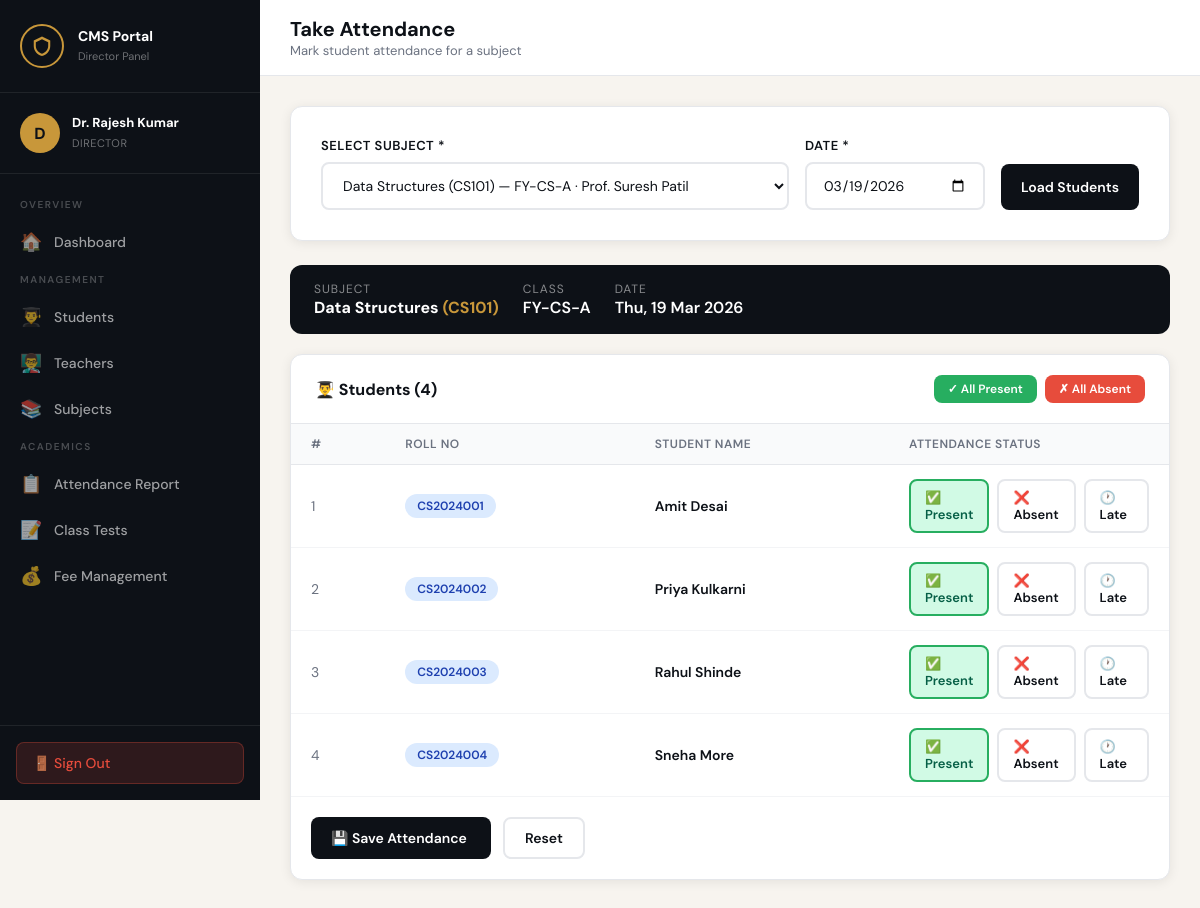
Screenshot of /attendance/take.php?subject_id=1 (signed in) with the database file from the repository.
### tables this page shows
CREATE TABLE subjects (
    id INT AUTO_INCREMENT PRIMARY KEY,
    name VARCHAR(100) NOT NULL,
    code VARCHAR(20) UNIQUE NOT NULL,
    department_id INT,
    class_id INT,
    teacher_id INT,
    credits INT DEFAULT 3,
    FOREIGN KEY (department_id) REFERENCES departments(id) ON DELETE SET NULL,
    FOREIGN KEY (class_id) REFERENCES classes(id) ON DELETE SET NULL,
    FOREIGN KEY (teacher_id) REFERENCES teachers(id) ON DELETE SET NULL
);

CREATE TABLE classes (
    id INT AUTO_INCREMENT PRIMARY KEY,
    name VARCHAR(50) NOT NULL,
    section VARCHAR(10),
    department_id INT,
    semester INT,
    academic_year VARCHAR(10),
    FOREIGN KEY (department_id) REFERENCES departments(id) ON DELETE SET NULL
);

CREATE TABLE students (
    id INT AUTO_INCREMENT PRIMARY KEY,
    user_id INT UNIQUE,
    roll_number VARCHAR(30) UNIQUE NOT NULL,
    class_id INT,
    department_id INT,
    admission_year YEAR,
    date_of_birth DATE,
    gender ENUM('male','female','other'),
    guardian_name VARCHAR(100),
    guardian_phone VARCHAR(15),
    total_fees DECIMAL(10,2) DEFAULT 0,
    fees_paid DECIMAL(10,2) DEFAULT 0,
    FOREIGN KEY (user_id) REFERENCES users(id) ON DELETE CASCADE,
    FOREIGN KEY (class_id) REFERENCES classes(id) ON DELETE SET NULL,
    FOREIGN KEY (department_id) REFERENCES departments(id) ON DELETE SET NULL
);

CREATE TABLE users (
    id INT AUTO_INCREMENT PRIMARY KEY,
    name VARCHAR(100) NOT NULL,
    email VARCHAR(100) UNIQUE NOT NULL,
    password VARCHAR(255) NOT NULL,
    role ENUM('director','coordinator','faculty','student') NOT NULL,
    profile_pic VARCHAR(255) DEFAULT 'default.png',
    phone VARCHAR(15),
    address TEXT,
    is_active TINYINT(1) DEFAULT 1,
    created_at TIMESTAMP DEFAULT CURRENT_TIMESTAMP
);

### attendance/take.php (the view, shortened to what this page needs)
<?php
require_once __DIR__ . '/../auth/session.php';
$teacherId = $_SESSION['linked_id'] ?? 0;
if (hasRole(['director','coordinator'])) {
    $subjects = $conn->query("SELECT s.*, c.name as class_name, u.name as teacher_name FROM subjects s LEFT JOIN classes c ON s.class_id=c.id LEFT JOIN teachers t ON s.teacher_id=t.id LEFT JOIN users u ON t.user_id=u.id ORDER BY s.name");
} else {
    $subjects = $conn->query("SELECT s.*, c.name as class_name FROM subjects s LEFT JOIN classes c ON s.class_id=c.id WHERE s.teacher_id=$teacherId ORDER BY s.name");
}
$selectedSubject = isset($_GET['subject_id']) ? (int)$_GET['subject_id'] : 0;
$selectedDate    = isset($_GET['date']) ? sanitize($conn, $_GET['date']) : date('Y-m-d');
$students        = [];
$subjectInfo     = null;
if ($selectedSubject) {
    $subjectInfo = $conn->query("SELECT s.*, c.name as class_name, c.id as class_id_val FROM subjects s LEFT JOIN classes c ON s.class_id=c.id WHERE s.id=$selectedSubject")->fetch_assoc();
    if ($subjectInfo) {
        $classId = $subjectInfo['class_id_val'];
        $students = $conn->query("
            SELECT s.id, s.roll_number, u.name,
                (SELECT status FROM attendance WHERE student_id=s.id AND subject_id=$selectedSubject AND date='$selectedDate') as today_status
            FROM students s
            JOIN users u ON s.user_id=u.id
            WHERE s.class_id=$classId
            ORDER BY s.roll_number
        ");
    }
}
include __DIR__ . '/../includes/header.php';
?>
<div class="main">
  <div class="topbar">
    <div class="topbar-title"><h2>Take Attendance</h2><p>Mark student attendance for a subject</p></div>
  </div>
  <div class="content">
    <div class="form-card" style="margin-bottom:24px">
      <form method="GET" style="display:flex;gap:16px;flex-wrap:wrap;align-items:flex-end">
        <div class="form-group" style="flex:1;min-width:200px">
          <label>Select Subject *</label>
          <select name="subject_id" required style="padding:12px 16px;border:2px solid #e5e7eb;border-radius:8px;width:100%;font-size:14px;outline:none">
            <?php $subjects->data_seek(0); while($s=$subjects->fetch_assoc()): ?>
            <option value="<?= $s['id'] ?>" <?= $selectedSubject==$s['id']?'selected':'' ?>>
              <?= htmlspecialchars($s['name']) ?> (<?= $s['code'] ?>) — <?= htmlspecialchars($s['class_name'] ?? 'No Class') ?>
            </option>
            <?php endwhile; ?>
          </select>
        </div>
        <div class="form-group" style="min-width:180px">
          <label>Date *</label>
          <input type="date" name="date" value="<?= $selectedDate ?>" max="<?= date('Y-m-d') ?>" required>
        </div>
        <button type="submit" class="btn btn-primary" style="height:46px">Load Students</button>
      </form>
    </div>
    <?php if ($selectedSubject && $subjectInfo): ?>
    <div style="background:var(--ink);color:#fff;border-radius:12px;padding:16px 24px;margin-bottom:20px;display:flex;gap:24px;align-items:center;flex-wrap:wrap">
      <div>
        <div style="font-size:12px;color:rgba(255,255,255,0.5);text-transform:uppercase;letter-spacing:1px">Subject</div>
        <div style="font-weight:700;font-size:16px"><?= htmlspecialchars($subjectInfo['name']) ?> <span style="color:var(--gold)">(<?= $subjectInfo['code'] ?>)</span></div>
      </div>
      <div>
        <div style="font-size:12px;color:rgba(255,255,255,0.5);text-transform:uppercase;letter-spacing:1px">Class</div>
        <div style="font-weight:600"><?= htmlspecialchars($subjectInfo['class_name'] ?? '—') ?></div>
      </div>
      <div>
        <div style="font-size:12px;color:rgba(255,255,255,0.5);text-transform:uppercase;letter-spacing:1px">Date</div>
        <div style="font-weight:600"><?= date('D, d M Y', strtotime($selectedDate)) ?></div>
      </div>
    </div>
    <?php if($students && $students->num_rows > 0): ?>
    <form method="POST">
      <div class="table-card">
        <div class="table-card-header">
          <h3>👨‍🎓 Students (<?= $students->num_rows ?>)</h3>
          <div style="display:flex;gap:8px">
            <button type="button" onclick="markAll('present')" class="btn btn-sm btn-green">✓ All Present</button>
            <button type="button" onclick="markAll('absent')" class="btn btn-sm btn-red">✗ All Absent</button>
          </div>
        </div>
        <div class="table-responsive">
          <table>
            <thead>
              <tr><th>#</th><th>Roll No</th><th>Student Name</th><th style="width:280px">Attendance Status</th></tr>
            </thead>
            <tbody>
            <?php $i=1; while($st=$students->fetch_assoc()):
              $todayStatus = $st['today_status'] ?? 'present';
            ?>
              <tr>
                <td style="color:#6b7280"><?= $i++ ?></td>
                <td><span class="badge badge-blue"><?= htmlspecialchars($st['roll_number']) ?></span></td>
                <td style="font-weight:600"><?= htmlspecialchars($st['name']) ?></td>
                <td>
                  <div style="display:flex;gap:8px" class="att-radio-group">
                    <label style="display:flex;align-items:center;gap:6px;padding:8px 14px;border-radius:8px;cursor:pointer;border:2px solid #e5e7eb;font-size:13px;font-weight:600;transition:all 0.15s"
                           class="att-label <?= $todayStatus==='present'?'att-present-active':'' ?>">
                      ✅ Present
                    </label>
                    <label style="display:flex;align-items:center;gap:6px;padding:8px 14px;border-radius:8px;cursor:pointer;border:2px solid #e5e7eb;font-size:13px;font-weight:600;transition:all 0.15s"
                           class="att-label <?= $todayStatus==='absent'?'att-absent-active':'' ?>">
                      ❌ Absent
                    </label>
                    <label style="display:flex;align-items:center;gap:6px;padding:8px 14px;border-radius:8px;cursor:pointer;border:2px solid #e5e7eb;font-size:13px;font-weight:600;transition:all 0.15s"
                           class="att-label <?= $todayStatus==='late'?'att-late-active':'' ?>">
                      🕐 Late
                    </label>
                  </div>
                </td>
              </tr>
            <?php endwhile; ?>
            </tbody>
          </table>
        </div>
        <div style="padding:20px;border-top:1px solid #f3f4f6;display:flex;gap:12px">
          <button type="submit" class="btn btn-primary" style="min-width:180px">💾 Save Attendance</button>
          <a href="take.php" class="btn btn-outline">Reset</a>
        </div>
      </div>
    </form>
    <?php endif; ?>
    <?php endif; ?>
  </div>
</div>
<?php include __DIR__ . '/../includes/footer.php'; ?>

### assets/css/style.css (style rules this page uses)
:root { --ink: #0d1117; --ink2: #1a2236; --gold: #c8973a; --gold-light: #e8c87a; --paper: #f7f4ef; --cream: #ede9e0; --sidebar-w: 260px; --red: #e74c3c; --green: #27ae60; --blue: #2980b9; --purple: #8e44ad; --orange: #e67e22; --gray: #6b7280; --border: #e5e7eb; --card-shadow: 0 2px 12px rgba(0,0,0,0.08); --radius: 12px; }
* { margin: 0; padding: 0; box-sizing: border-box; }
body { font-family: 'DM Sans', sans-serif; background: var(--paper); color: var(--ink); min-height: 100vh; display: flex; }
.main { margin-left: var(--sidebar-w); flex: 1; min-height: 100vh; display: flex; flex-direction: column; }
.topbar { background: #fff; border-bottom: 1px solid var(--border); padding: 16px 30px; display: flex; align-items: center; justify-content: space-between; position: sticky; top: 0; z-index: 50; }
.topbar-title h2 { font-size: 20px; font-weight: 700; color: var(--ink); }
.topbar-title p { font-size: 13px; color: var(--gray); }
.content { padding: 30px; flex: 1; }
.table-card { background: #fff; border-radius: var(--radius); box-shadow: var(--card-shadow); border: 1px solid var(--border); overflow: hidden; margin-bottom: 24px; }
.table-card-header { padding: 20px 24px; border-bottom: 1px solid var(--border); display: flex; align-items: center; justify-content: space-between; }
.table-card-header h3 { font-size: 16px; font-weight: 700; }
.table-responsive { overflow-x: auto; }
table { width: 100%; border-collapse: collapse; }
thead { background: #f9fafb; }
th { padding: 12px 20px; text-align: left; font-size: 12px; text-transform: uppercase; letter-spacing: 0.5px; color: var(--gray); font-weight: 600; border-bottom: 1px solid var(--border); }
td { padding: 14px 20px; font-size: 14px; border-bottom: 1px solid #f3f4f6; vertical-align: middle; }
tr:last-child td { border-bottom: none; }
.badge { display: inline-block; padding: 4px 12px; border-radius: 30px; font-size: 12px; font-weight: 600; }
.badge-blue { background: #dbeafe; color: #1e40af; }
.btn { display: inline-flex; align-items: center; gap: 8px; padding: 10px 20px; border-radius: 8px; font-size: 14px; font-weight: 600; cursor: pointer; transition: all 0.2s; border: none; text-decoration: none; font-family: 'DM Sans', sans-serif; }
.btn-primary { background: var(--ink); color: #fff; }
.btn-green { background: var(--green); color: #fff; }
.btn-red { background: var(--red); color: #fff; }
.btn-outline { background: transparent; border: 2px solid var(--border); color: var(--ink); }
.btn-sm { padding: 6px 14px; font-size: 12px; }
.form-card { background: #fff; border-radius: var(--radius); padding: 30px; box-shadow: var(--card-shadow); border: 1px solid var(--border); }
.form-group { display: flex; flex-direction: column; gap: 8px; }
.form-group label { font-size: 13px; font-weight: 600; color: var(--ink); text-transform: uppercase; letter-spacing: 0.5px; }
.form-group input, .form-group select, .form-group textarea { padding: 12px 16px; border: 2px solid var(--border); border-radius: 8px; font-family: 'DM Sans', sans-serif; font-size: 14px; color: var(--ink); background: #fff; transition: border-color 0.2s; outline: none; }

### attendance/take.php (style rules this page uses)
.att-present-active { background:#d1fae5 !important; border-color:#27ae60 !important; color:#065f46 !important; }

### rows the page displays
subjects: name "Data Structures", code "CS101", class.name "FY-CS-A"
students: roll_number "CS2024001", user.name "Amit Desai"
students: roll_number "CS2024002", user.name "Priya Kulkarni"
students: roll_number "CS2024003", user.name "Rahul Shinde"
students: roll_number "CS2024004", user.name "Sneha More"

### other values shown
$initials "D"
$_SESSION['name'] "Dr. Rajesh Kumar"
$icon "🏠 👨‍🎓 👨‍🏫 📚 📋 📝 💰"
$label "Dashboard Students Teachers Subjects Attendance Report Class Tests Fee Management"
date('D, d M Y', strtotime($selectedDate)) "Thu, 19 Mar 2026"
$students->num_rows "4"
form field subject_id "Data Structures (CS101) — FY-CS-A · Prof. Suresh Patil"
